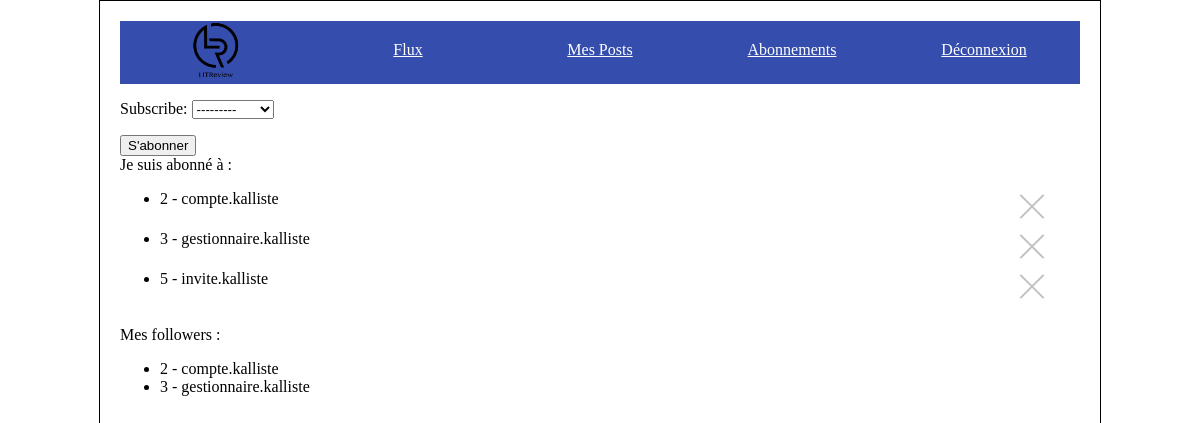
The app's page /subscribe/abo/manage/ (signed in) with its own data.
### users/models.py (models this page shows)
class CustomUser(AbstractBaseUser, PermissionsMixin):
    email = models.EmailField(_('email address'), unique=True)
    is_staff = models.BooleanField(default=False)
    is_active = models.BooleanField(default=True)
    date_joined = models.DateTimeField(default=timezone.now)
    username = models.CharField(max_length=128, default='')
    subscribes = models.ManyToManyField("self", symmetrical=False, blank=True, related_name="followers")
    USERNAME_FIELD = 'email'
    REQUIRED_FIELDS = []
    objects = CustomUserManager()
    def __str__(self):
        return self.username

### subscribe/views.py (the view, shortened to what this page needs)
# urls.py: path('abo/manage/', views.SubscribeCreateView.as_view(), name='manage_subscribe'),
class SubscribeCreateView(LoginRequiredMixin, FormView):
    form_class = SubscribeForm
    template_name = "subscribe/subscribe_manage.html"
    def get_form_kwargs(self):
        kwargs = super().get_form_kwargs()
        kwargs.update({
            'user': self.request.user,
        })
        return kwargs
    def get_context_data(self, **kwargs):
        context = super().get_context_data(**kwargs)
        context['owner'] = CustomUser.objects.get(id=self.request.user.id)
        return context

### subscribe/forms.py
class SubscribeForm(forms.Form):
    def __init__(self, *args, **kwargs):
        self.user = kwargs.pop('user')
        super().__init__(*args, **kwargs)
        user = CustomUser.objects.filter(id=self.user.id).first()
        self.fields['subscribe'].queryset = CustomUser.objects.exclude(followers=user.id).exclude(id=self.user.id)
    subscribe = forms.ModelChoiceField(queryset=None)

### templates/subscribe/subscribe_manage.html (shortened to what this page needs)
{% extends 'base_connected.html' %}
{% block content %}
    {% include 'subscribe/subscribe_form.html' %}
    Je suis abonné à :
    <ul class="subscribes-container">
    {% for subscribe in owner.subscribes.all %}
        <li>
            <span>{{ subscribe.id }} - {{ subscribe.username }} </span><a class="delete" href="{% url 'confirm_delete_subscribe' subscribe.id %}"></a>
        </li>
    {% endfor %}
    </ul>
    Mes followers :
    <ul>
        {% for follower in owner.followers.all %}
            <li>{{ follower.id }} - {{ follower.username }}</li>
        {% endfor %}
    </ul>
{% endblock %}

### static/style.css (style rules this page uses)
body { width: 960px; margin: 0 auto; border: 1px solid black; padding: 20px; }
.subscribes-container li { position: relative; height: 40px; }
.subscribes-container .delete { position: absolute; right: 32px; top: 0px; width: 32px; height: 32px; opacity: 0.3; }
.delete:before, .delete:after { position: absolute; left: 15px; content: ' '; height: 33px; width: 2px; background-color: #333; }
.delete:before { transform: rotate(45deg); }
.delete:after { transform: rotate(-45deg); }

### records on screen
CustomUser: id "2", username "compte.kalliste"
CustomUser: id "3", username "gestionnaire.kalliste"
CustomUser: id "5", username "invite.kalliste"
